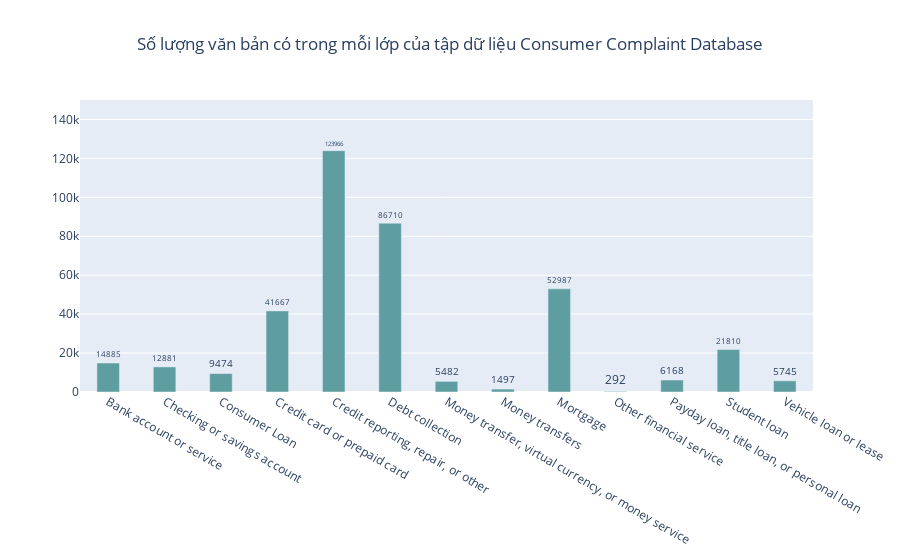

The code cell stored with this chart in its notebook:
### Code cell
data_Clean.replace({'Label':
             {'Credit reporting, credit repair services, or other personal consumer reports': 'Credit reporting, repair, or other',
              'Credit reporting': 'Credit reporting, repair, or other',
             'Credit card': 'Credit card or prepaid card',
             'Prepaid card': 'Credit card or prepaid card',
             'Payday loan': 'Payday loan, title loan, or personal loan',
             'Money transfer': 'Money transfer, virtual currency, or money service',
             'Virtual currency': 'Money transfer, virtual currency, or money service'}
            }, inplace= True)


groups = data_Clean.groupby(by='Label').count()['Text']

fig = go.Figure()
fig.add_trace(go.Bar(
    x=groups.index,
    y=groups.values,
    marker_color='cadetblue',
    width=0.4, 
    text=groups,
    textposition='outside'
))

fig.update_layout(title=f'Số lượng văn bản có trong mỗi lớp của tập dữ liệu Consumer Complaint Database', title_x=0.5,  yaxis=dict(range=[0, 150000]))

fig.show()

### Figure 1 — Plotly figure (JSON) as saved in the notebook; plotly's stock layout.template omitted (floating-point values rounded to 4 significant figures)
{"data": [{"marker": {"color": "cadetblue"}, "text": [14885, 12881, 9474, 41667, 123966, 86710, 5482, 1497, 52987, 292, 6168, 21810, 5745], "textposition": "outside", "type": "bar", "width": 0.4, "x": ["Bank account or service", "Checking or savings account", "Consumer Loan", "Credit card or prepaid card", "Credit reporting, repair, or other", "Debt collection", "Money transfer, virtual currency, or money service", "Money transfers", "Mortgage", "Other financial service", "Payday loan, title loan, or personal loan", "Student loan", "Vehicle loan or lease"], "y": [14885, 12881, 9474, 41667, 123966, 86710, 5482, 1497, 52987, 292, 6168, 21810, 5745]}], "layout": {"title": {"text": "Số lượng văn bản có trong mỗi lớp của tập dữ liệu Consumer Complaint Database", "x": 0.5}, "yaxis": {"range": [0, 150000]}}}
